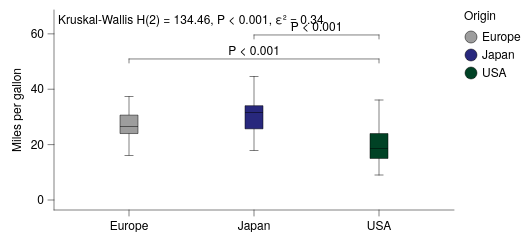

The Vega-Lite source for this figure:
### Vega-Lite specification from a JSON file in a GitHub repository (floating-point values rounded to 4 significant figures; data arrays with more than 128 entries replaced by an {"elided": "..."} marker saying what was removed)
{"background": null, "config": {"arc": {"fill": "#DBDBDB", "fillOpacity": 1.0, "innerRadius": 25.0, "padAngle": 0.03, "stroke": "black", "strokeOpacity": 1, "strokeWidth": 0.25}, "area": {"fill": "#DBDBDB", "fillOpacity": 1.0, "stroke": "black", "strokeOpacity": 1, "strokeWidth": 0.25}, "axis": {"domain": true, "domainCap": "round", "domainColor": "black", "domainWidth": 0.25, "grid": false, "gridCap": "round", "gridColor": "#F1F1F1", "gridDash": [0, 0], "gridOpacity": 1.0, "gridWidth": 0.25, "labelColor": "black", "labelFont": "Helvetica Neue, HelveticaNeue, Helvetica, Arial, sans-serif", "labelFontSize": 6, "labelFontStyle": "normal", "labelFontWeight": 400, "offset": 0, "ticks": true, "tickCap": "round", "tickColor": "black", "tickRound": false, "tickSize": 3.0, "tickWidth": 0.25, "titleColor": "black", "titleFont": "Helvetica Neue, HelveticaNeue, Helvetica, Arial, sans-serif", "titleFontSize": 6, "titleFontStyle": "normal", "titleFontWeight": 400}, "axisX": {"domain": true, "labelAlign": "center", "labelAngle": 0, "labels": true, "ticks": true, "translate": 0}, "axisY": {"domain": true, "labelAlign": "right", "labelAngle": 0, "labels": true, "ticks": true, "translate": 0}, "axisRight": {"domain": true, "labelAlign": "left", "labelAngle": 0, "labels": true, "ticks": true, "translate": 0}, "axisTop": {"domain": true, "labelAlign": "center", "labelAngle": 0, "labels": true, "ticks": true, "translate": 0}, "axisBand": {"tickOffset": 0}, "bar": {"fill": "#DBDBDB", "fillOpacity": 1.0, "stroke": "black", "strokeOpacity": 1, "strokeWidth": 0.25}, "boxplot": {"size": 9.0, "ticks": {"cornerRadius": 0.25, "fill": "black", "opacity": 1, "size": 4.5, "thickness": 0.25}, "box": {"fillOpacity": 1.0, "stroke": "black", "strokeOpacity": 1, "strokeWidth": 0.25}, "median": {"cornerRadius": 0, "fill": "black", "fillOpacity": 1.0, "opacity": 1, "size": 9.0, "thickness": 0.25}, "rule": {"fill": "black", "fillOpacity": 1.0, "size": 10.0, "stroke": "black", "strokeDash": [0, 0], "strokeOpacity": 1, "strokeWidth": 0.25}, "outliers": {"color": "black", "fill": "black", "fillOpacity": 1.0, "size": 0, "stroke": "black", "strokeOpacity": 1, "strokeWidth": 0.25}}, "circle": {"fill": "black", "fillOpacity": 1.0, "size": 1.25, "stroke": null, "strokeOpacity": 1, "strokeWidth": 0.25}, "errorband": {"band": {"fillOpacity": 0.6, "stroke": null, "strokeWidth": 0.25, "strokeOpacity": 1}, "borders": {"opacity": 0, "strokeOpacity": 1, "strokeWidth": 0.25}}, "errorbar": {"opacity": 1, "rule": {"strokeDash": [0, 0], "strokeWidth": 0.25}, "ticks": {"color": "black", "cornerRadius": 0.125, "opacity": 1, "size": 6.0, "thickness": 0.25}, "thickness": 0.25}, "font": "Helvetica Neue, HelveticaNeue, Helvetica, Arial, sans-serif", "geoshape": {"fill": "#DBDBDB", "fillOpacity": 1.0, "stroke": "black", "strokeOpacity": 1, "strokeWidth": 0.25}, "header": {"labelColor": "black", "labelFont": "Helvetica Neue, HelveticaNeue, Helvetica, Arial, sans-serif", "labelFontSize": 6, "labelFontStyle": "normal", "labelFontWeight": 400, "titleColor": "black", "titleFont": "Helvetica Neue, HelveticaNeue, Helvetica, Arial, sans-serif", "titleFontSize": 6, "titleFontStyle": "normal", "titleFontWeight": 400, "titlePadding": 0}, "legend": {"disable": false, "offset": 4.5, "titlePadding": 4, "labelOffset": 2, "gradientLabelOffset": 2, "columnPadding": 4, "rowPadding": 2, "gradientThickness": 5, "gradientOpacity": 1.0, "gradientStrokeColor": "black", "gradientStrokeWidth": 0.25, "labelColor": "black", "labelFont": "Helvetica Neue, HelveticaNeue, Helvetica, Arial, sans-serif", "labelFontSize": 6, "labelFontStyle": "normal", "labelFontWeight": 400, "strokeColor": "black", "strokeWidth": 0, "symbolSize": 36, "symbolStrokeColor": "black", "symbolStrokeWidth": 0.25, "titleColor": "black", "titleFont": "Helvetica Neue, HelveticaNeue, Helvetica, Arial, sans-serif", "titleFontSize": 6, "titleFontStyle": "normal", "titleFontWeight": 400}, "line": {"color": "black", "stroke": "black", "strokeCap": "butt", "strokeDash": [0, 0], "strokeOpacity": 1, "strokeWidth": 0.5}, "point": {"filled": true, "fill": "#DBDBDB", "fillOpacity": 1.0, "size": 5.0, "stroke": "black", "strokeOpacity": 1, "strokeWidth": 0.25}, "range": {"category": ["#9D9D9D", "#28287D", "#004225", "#47266F", "#00605D", "#DBDBDB", "#7983C1", "#6E927B", "#937FB4", "#699A97"], "diverging": {"scheme": ["#4F4265", "#6A5C82", "#85789D", "#A196B7", "#BDB5CE", "#D8D6DD", "#F6F6F6", "#CED8D7", "#9DBFBD", "#75A3A0", "#518683", "#326967", "#164D4B"]}, "heatmap": {"scheme": ["#440154", "#472270", "#433E82", "#38598C", "#2C728E", "#238A8D", "#24A086", "#39B578", "#5DC862", "#96D646", "#CAE02D", "#FDE724"]}, "ordinal": {"scheme": ["#F1F1F1", "#DBDBDB", "#C6C6C6", "#B2B2B2", "#9D9D9D", "#898989", "#767676", "#636363", "#515151", "#404040", "#2F2F2F", "#1F1F1F"]}, "ramp": {"scheme": ["#440154", "#472270", "#433E82", "#38598C", "#2C728E", "#238A8D", "#24A086", "#39B578", "#5DC862", "#96D646", "#CAE02D", "#FDE724"]}}, "rule": {"color": "black", "stroke": "black", "strokeCap": "round", "strokeDash": [2, 2], "strokeOpacity": 1, "strokeWidth": 0.25}, "scale": {"barBandPaddingInner": 0.1, "rectBandPaddingInner": 0, "tickBandPaddingInner": 0.1, "bandPaddingOuter": 0.1, "bandWithNestedOffsetPaddingInner": 0.2, "bandWithNestedOffsetPaddingOuter": 0.2, "offsetBandPaddingInner": 0, "offsetBandPaddingOuter": 0, "continuousPadding": 5.0, "round": false}, "rect": {"fill": "#DBDBDB", "fillOpacity": 1.0, "stroke": "black", "strokeOpacity": 1, "strokeWidth": 0.25}, "square": {"fill": "#DBDBDB", "fillOpacity": 1.0, "size": 10.0, "stroke": "black", "strokeOpacity": 1, "strokeWidth": 0.25}, "text": {"color": "black", "font": "Helvetica Neue, HelveticaNeue, Helvetica, Arial, sans-serif", "fontSize": 6, "fontStyle": "normal", "fontWeight": 400}, "tick": {"color": "black", "cornerRadius": 0.125, "opacity": 1.0, "size": 9.0, "thickness": 0.25}, "title": {"anchor": "middle", "frame": "group", "color": "black", "font": "Helvetica Neue, HelveticaNeue, Helvetica, Arial, sans-serif", "fontSize": 6, "fontStyle": "normal", "fontWeight": 400, "subtitleColor": "black", "subtitleFont": "Helvetica Neue, HelveticaNeue, Helvetica, Arial, sans-serif", "subtitleFontSize": 6, "subtitleFontStyle": "normal", "subtitleFontWeight": 400}, "trail": {"color": "black", "opacity": 1, "size": 0.5}, "view": {"continuousWidth": 200, "continuousHeight": 100, "discreteWidth": 200, "discreteHeight": 100, "fill": null, "stroke": null, "strokeWidth": 0.25}}, "layer": [{"data": {"name": "data-84942684f44a0939f6e50b33ec91a880"}, "mark": {"type": "boxplot"}, "encoding": {"color": {"field": "Origin", "type": "nominal"}, "x": {"field": "Origin", "sort": ["Europe", "Japan", "USA"], "title": null, "type": "nominal"}, "y": {"field": "Miles_per_Gallon", "title": "Miles per gallon", "type": "quantitative", "scale": {"nice": false}}}}, {"layer": [{"data": {"values": [{"__dysonsphere__": 1}]}, "mark": {"type": "text", "align": "left", "angle": 0, "baseline": "top", "dx": 0, "dy": 0, "fontSize": 6, "opacity": 1.0}, "encoding": {"text": {"value": "Kruskal-Wallis H(2) = 134.46, P < 0.001, ε² = 0.34"}, "x": {"value": 2}, "y": {"value": 2}}}, {"layer": [{"data": {"values": [{"x": "Europe", "x2": "USA", "y": 46.6, "__dysonsphere__": 1}]}, "mark": {"type": "rule", "strokeCap": "round", "strokeDash": [0, 0], "strokeWidth": 0.25, "yOffset": -6.0}, "encoding": {"x": {"value": 37.5}, "x2": {"value": 162.5}, "y": {"field": "y", "scale": {"domainMax": 65.0, "nice": false}, "type": "quantitative"}}}, {"data": {"values": [{"x": "Europe", "y": 46.6, "y2": 46.6, "__dysonsphere__": 1}]}, "mark": {"type": "rule", "strokeCap": "round", "strokeDash": [0, 0], "strokeWidth": 0.25, "y2Offset": -4.0, "yOffset": -6.0}, "encoding": {"x": {"value": 37.5}, "y": {"field": "y", "type": "quantitative", "scale": {"nice": false}}, "y2": {"field": "y2"}}}, {"data": {"values": [{"x": "USA", "y": 46.6, "y2": 46.6, "__dysonsphere__": 1}]}, "mark": {"type": "rule", "strokeCap": "round", "strokeDash": [0, 0], "strokeWidth": 0.25, "y2Offset": -4.0, "yOffset": -6.0}, "encoding": {"x": {"value": 162.5}, "y": {"field": "y", "type": "quantitative", "scale": {"nice": false}}, "y2": {"field": "y2"}}}, {"data": {"values": [{"y": 46.6, "label": "P < 0.001", "__dysonsphere__": 1}]}, "mark": {"type": "text", "align": "center", "dy": -10.0, "fontSize": 6}, "encoding": {"text": {"field": "label", "type": "nominal"}, "x": {"value": 100.0}, "y": {"field": "y", "type": "quantitative", "scale": {"nice": false}}}}]}, {"layer": [{"data": {"values": [{"x": "Japan", "x2": "USA", "y": 46.6, "__dysonsphere__": 1}]}, "mark": {"type": "rule", "strokeCap": "round", "strokeDash": [0, 0], "strokeWidth": 0.25, "yOffset": -18.0}, "encoding": {"x": {"value": 100.0}, "x2": {"value": 162.5}, "y": {"field": "y", "type": "quantitative", "scale": {"nice": false}}}}, {"data": {"values": [{"x": "Japan", "y": 46.6, "y2": 46.6, "__dysonsphere__": 1}]}, "mark": {"type": "rule", "strokeCap": "round", "strokeDash": [0, 0], "strokeWidth": 0.25, "y2Offset": -16.0, "yOffset": -18.0}, "encoding": {"x": {"value": 100.0}, "y": {"field": "y", "type": "quantitative", "scale": {"nice": false}}, "y2": {"field": "y2"}}}, {"data": {"values": [{"x": "USA", "y": 46.6, "y2": 46.6, "__dysonsphere__": 1}]}, "mark": {"type": "rule", "strokeCap": "round", "strokeDash": [0, 0], "strokeWidth": 0.25, "y2Offset": -16.0, "yOffset": -18.0}, "encoding": {"x": {"value": 162.5}, "y": {"field": "y", "type": "quantitative", "scale": {"nice": false}}, "y2": {"field": "y2"}}}, {"data": {"values": [{"y": 46.6, "label": "P < 0.001", "__dysonsphere__": 1}]}, "mark": {"type": "text", "align": "center", "dy": -22.0, "fontSize": 6}, "encoding": {"text": {"field": "label", "type": "nominal"}, "x": {"value": 131.2}, "y": {"field": "y", "type": "quantitative", "scale": {"nice": false}}}}]}], "name": "__dysonsphere_4ccb91cbeb0c1114_25"}], "$schema": "https://vega.github.io/schema/vega-lite/v6.4.1.json", "datasets": {"data-84942684f44a0939f6e50b33ec91a880": {"elided": "398 records"}}}
